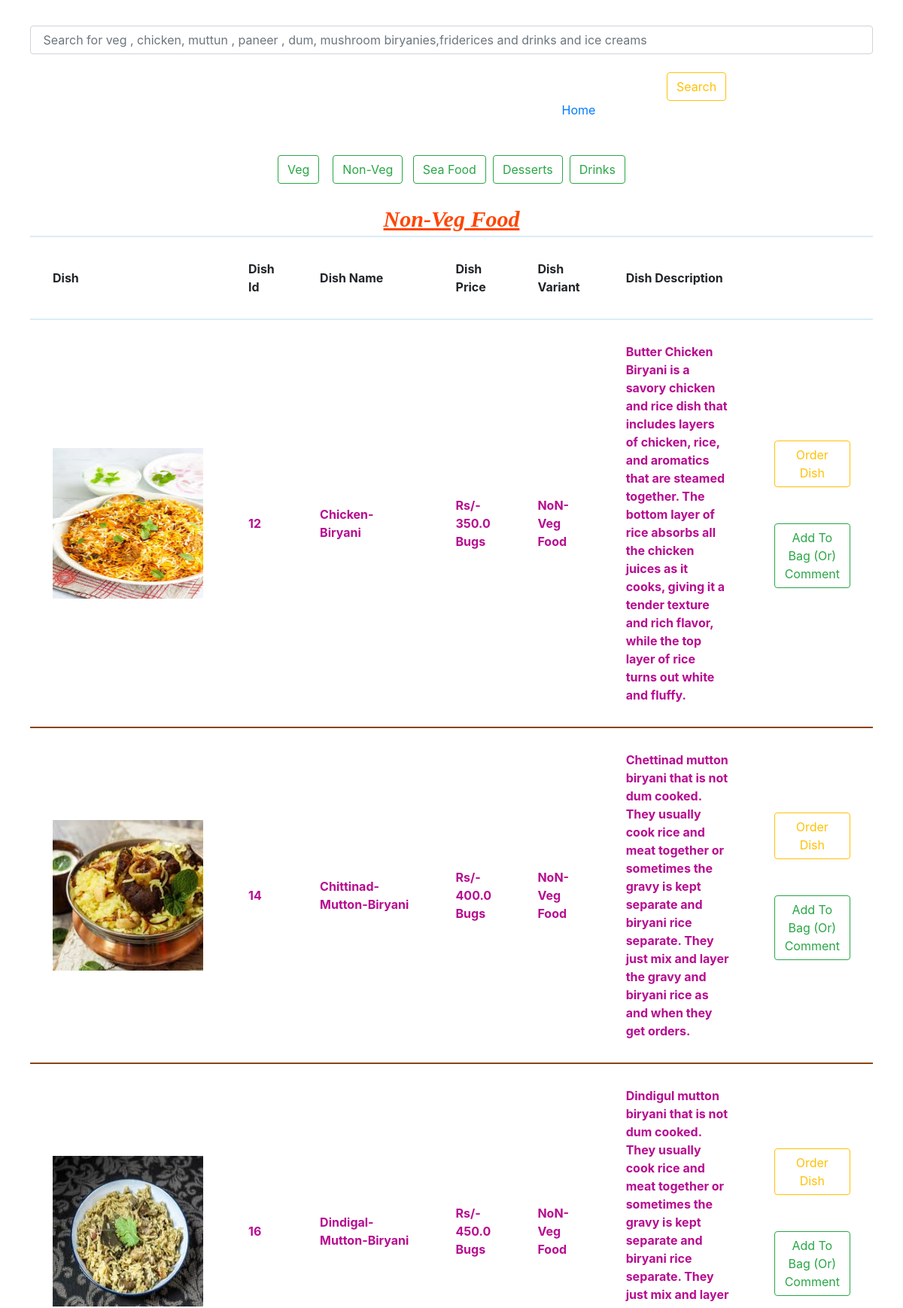
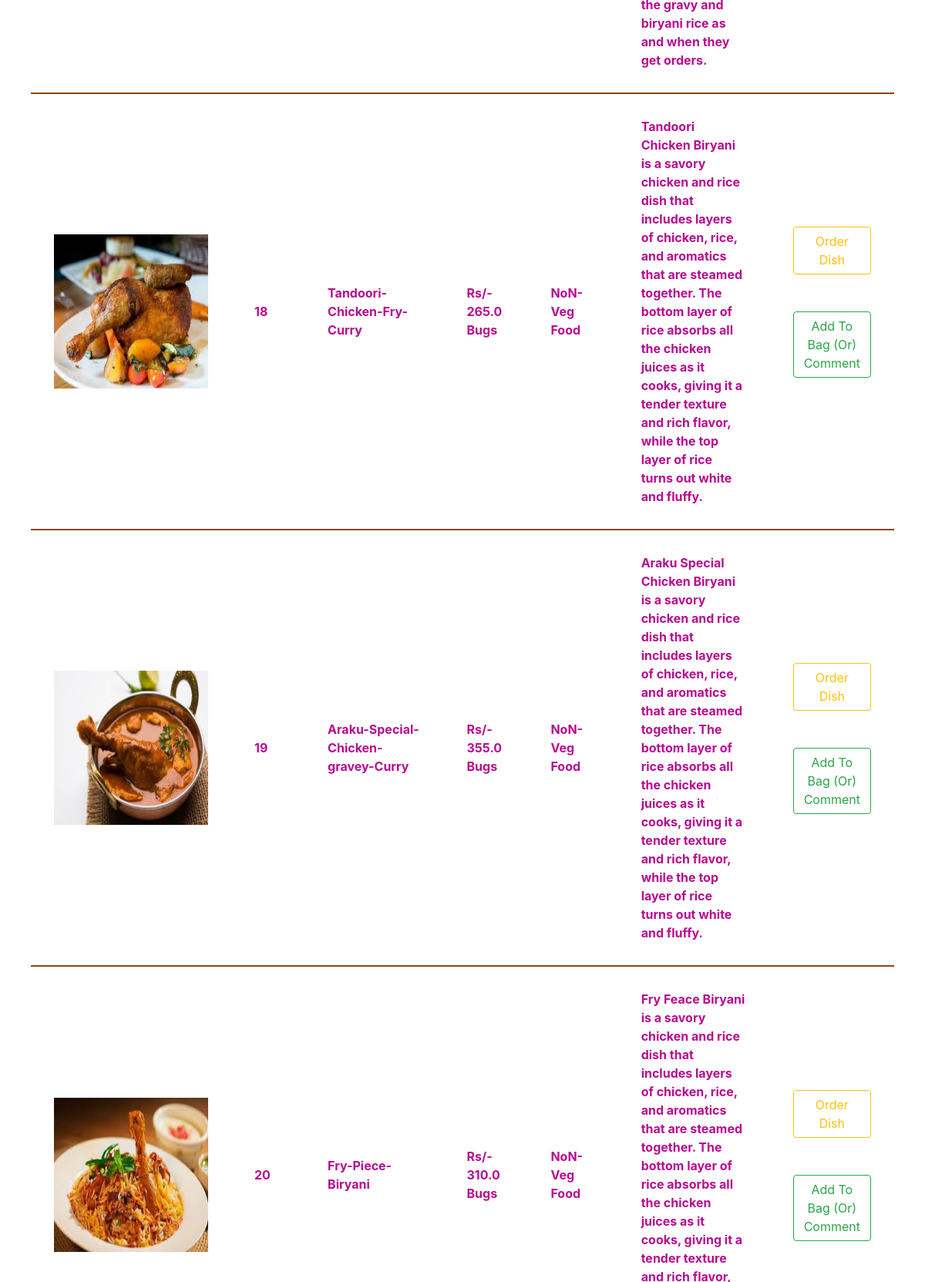
/non_veg/ (upper part), run on the app's committed database (2 pictures, top to bottom).
### restarent/models.py (models this page shows)
class Food_model(models.Model):
      Food_id=models.IntegerField(default=None,null=True)
      Food_Name=models.CharField(max_length=50,primary_key=True)
      Food_price=models.CharField(max_length=10,default=None,null=True,blank=True)
      Food_Description = models.CharField(max_length=1000, default=None, null=True, blank=True)
      Food_Image=models.ImageField(upload_to='foods/',unique=True)
      Food_Type=models.ForeignKey(Type_of_foodmodel,on_delete=models.CASCADE)

class Type_of_foodmodel(models.Model):
      Food_Id=models.IntegerField(primary_key=True)
      Food_Type=models.CharField(unique=True,max_length=30)
      def __str__(self):
            return self.Food_Type

### s_adminapp/views.py (the view)
# urls.py: path('non_veg/',views.non_veg,name='non_veg'),
def non_veg(request):
    nv=Food_model.objects.filter(Food_Type=1245785)
    return render(request,'restarent_templates/non_veg.html',{'nv':nv})

### templates/restarent_templates/non_veg.html (shortened to what this page needs)
<!doctype html>
<html lang="en">
  <head>
    <link rel="stylesheet" href="https://stackpath.bootstrapcdn.com/bootstrap/4.4.1/css/bootstrap.min.css">
  </head>
  <body style="padding: 10px;margin: 0px 30px  0px 30px">
  <form action="{% url 'search' %}" method="post">
          <input type="text" name="serach" class="form-control"  placeholder=" Search for veg , chicken, muttun , paneer , dum, mushroom biryanies,friderices and drinks and ice creams "><br> <button type="submit" class="btn btn-outline-warning" >Search</button>
  </form>
   <div >
      <a href="{% url 'home' %}"> Home</a>
  </div><br><br>
 <div align="center">
      <a href="{% url 'veg_food' %}" ><button type="button" class="btn btn-outline-success">Veg</button></a>&nbsp;&nbsp;&nbsp; <a href="{% url 'non_veg' %}"><button type="button" class="btn btn-outline-success" >Non-Veg</button></a>&nbsp;&nbsp;&nbsp;<a href="{% url 'sea_food' %}" ><button type="button" class="btn btn-outline-success" >Sea Food</button></a>&nbsp;&nbsp;<a href="{% url 'desserts' %}"><button type="button" class="btn btn-outline-success" >Desserts</button></a>&nbsp;&nbsp;<a href="{% url 'drimks' %}" ><button type="button" class="btn btn-outline-success" >Drinks</button></a> </div><br>
<div align="center" style="color: orangered;font-family: Chiller;font-size: 30px"><b><i><u>Non-Veg Food</u></i></b></div>
<table align="center"  cellpadding="30">
<tr style="border-bottom: #d9edf7 2px solid;border-top: #d9edf7 2px solid ">
    <th>Dish</th>
    <th>Dish Id</th>
    <th>Dish Name</th>
    <th> Dish Price</th>
    <th> Dish Variant</th>
    <th> Dish Description</th>
<th></th>
</tr>
   {% for x in nv %}
       <tr style="border-bottom: saddlebrown 0.06cm solid;border-top: #d9edf7 2px solid;color: #b70c90" >
       <th>
<img src="{{ x.Food_Image.url }}" width="200" height="200">
       </th>
       <th>
           {{ x.Food_id }}
       </th>
       <th>{{ x.Food_Name }}</th>
       <th> Rs/- {{ x.Food_price }} Bugs </th>
       <th>{{ x.Food_Type }}</th>
           <th> {{ x.Food_Description }}</th>
         <th  >
<div>
<a href="{% url 'order_dish' %}?pname={{ x.Food_Name }}&pprice={{ x.Food_price }}&pimage={{ x.Food_Image }}">
                     <button type="submit" class="btn btn-outline-warning" >Order Dish</button>
</a> &nbsp;&nbsp;<br><br>
<div >
<a href="{% url 'add_comment_bag' %}?fname={{ x.Food_Name }}&fprice={{ x.Food_price }}&fimage={{ x.Food_Image }}">   <button type="submit" class="btn btn-outline-success">Add To Bag (Or) Comment</button></a>
</div>
                    </div><br>
       </tr>
    {% endfor %}
</table>
<br><br>
    {% include 'about.html' %}
  </body>
</html>

### data on the page
Food_model: Food_Image (picture), Food_id "12", Food_Name "Chicken-Biryani", Food_price "350.0", Food_Type "NoN-Veg Food", Food_Description "Butter Chicken Biryani is a savory chicken and rice dish that includes layers of chicken, rice, and aromatics that are steamed together. The bottom layer of rice absorbs all the chicken juices as it cooks, giving it a tender texture and rich flavor, while the top layer of rice turns out white and fluffy."
Food_model: Food_Image (picture), Food_id "14", Food_Name "Chittinad-Mutton-Biryani", Food_price "400.0", Food_Type "NoN-Veg Food", Food_Description "Chettinad mutton biryani that is not dum cooked. They usually cook rice and meat together or sometimes the gravy is kept separate and biryani rice separate. They just mix and layer the gravy and biryani rice as and when they get orders."
Food_model: Food_Image (picture), Food_id "16", Food_Name "Dindigal-Mutton-Biryani", Food_price "450.0", Food_Type "NoN-Veg Food", Food_Description "Dindigul mutton biryani that is not dum cooked. They usually cook rice and meat together or sometimes the gravy is kept separate and biryani rice separate. They just mix and layer the gravy and biryani rice as and when they get orders."
Food_model: Food_Image (picture), Food_id "18", Food_Name "Tandoori-Chicken-Fry-Curry", Food_price "265.0", Food_Type "NoN-Veg Food", Food_Description "Tandoori Chicken Biryani is a savory chicken and rice dish that includes layers of chicken, rice, and aromatics that are steamed together. The bottom layer of rice absorbs all the chicken juices as it cooks, giving it a tender texture and rich flavor, while the top layer of rice turns out white and fluffy."
Food_model: Food_Image (picture), Food_id "19", Food_Name "Araku-Special-Chicken-gravey-Curry", Food_price "355.0", Food_Type "NoN-Veg Food", Food_Description "Araku Special Chicken Biryani is a savory chicken and rice dish that includes layers of chicken, rice, and aromatics that are steamed together. The bottom layer of rice absorbs all the chicken juices as it cooks, giving it a tender texture and rich flavor, while the top layer of rice turns out white and fluffy."
Food_model: Food_Image (picture), Food_id "20", Food_Name "Fry-Piece-Biryani", Food_price "310.0", Food_Type "NoN-Veg Food"
